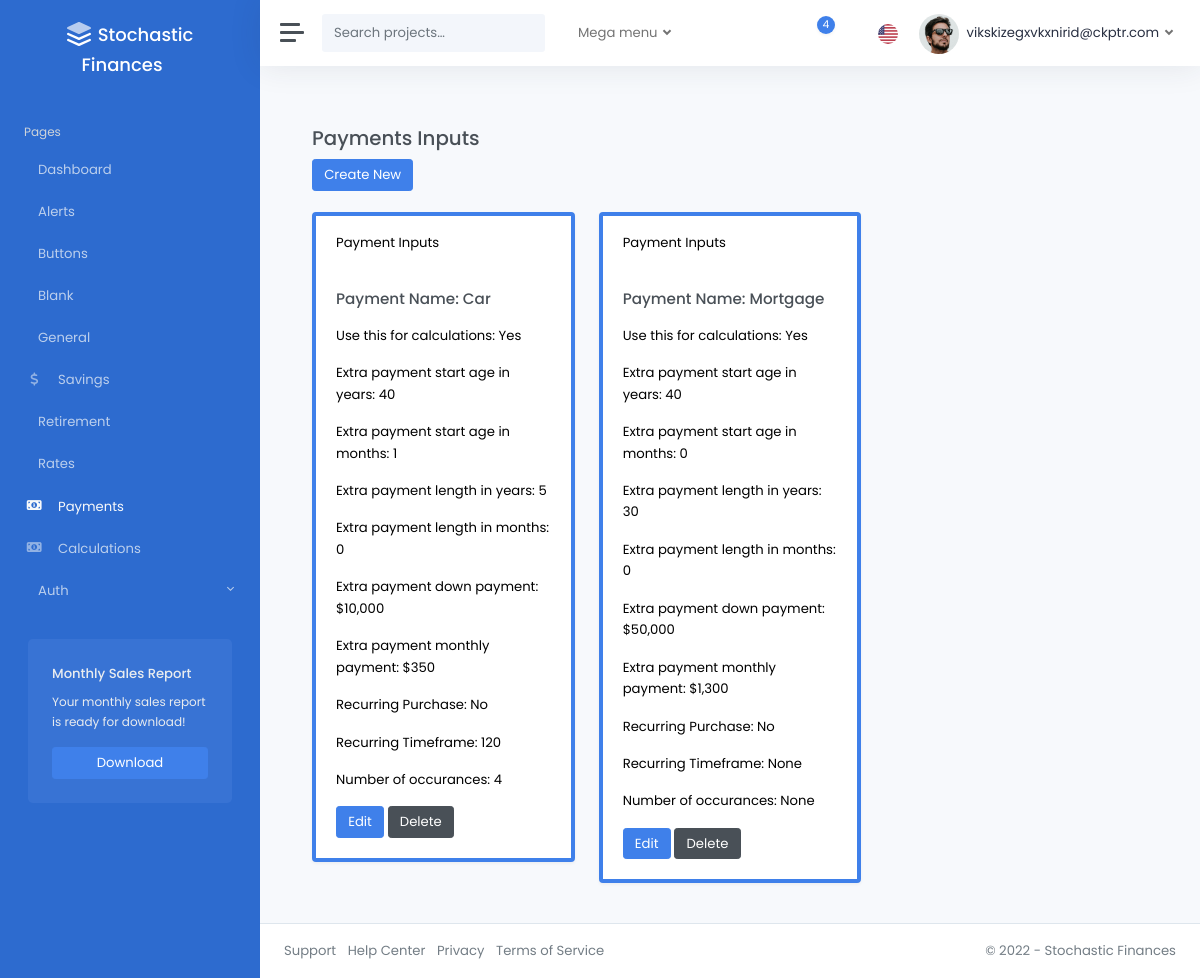
Screenshot of /payments/ (signed in) with the database file from the repository.
### accounts/models.py (models this page shows, shortened)
class CustomUser(AbstractUser):
    pass

### pages/models.py (models this page shows)
class PaymentsInputsModel(models.Model):
    is_active = models.BooleanField(default=False)
    pmt_name = models.CharField(max_length=100, null=True, blank=True)
    pmt_start_age_yrs = models.IntegerField(
        null=True, blank=True, validators=[validate_pmt_start_age_yrs]
    )
    pmt_start_age_mos = models.IntegerField(
        null=True, blank=True, validators=[validate_range_age_mos]
    )
    pmt_length_yrs = models.IntegerField(
        null=True, blank=True, validators=[validate_pmt_length_yrs]
    )
    pmt_length_mos = models.IntegerField(
        null=True, blank=True, validators=[validate_range_age_mos]
    )
    down_pmt = models.FloatField(
        null=True, blank=True, validators=[validate_down_pmt, decimal_validator]
    )
    reg_pmt_amt = models.FloatField(
        null=True, blank=True, validators=[validate_reg_pmt_amt, decimal_validator]
    )
    pmt_freq_mos = models.IntegerField(
        null=True, blank=True, validators=[validate_positive_int]
    )
    recurring_purchase = models.BooleanField(default=False)
    recurring_timeframe = models.IntegerField(
        null=True, blank=True, validators=[validate_positive_int]
    )
    recurring_length = models.IntegerField(
        null=True, blank=True, validators=[validate_non_negative_int]
    )
    created_by = models.ForeignKey(
        CustomUser,
        related_name="payments_inputs",
        on_delete=models.CASCADE,
        null=True,
        blank=True,
    )
    modified_at = models.DateTimeField(auto_now=True)
    class Meta:
        verbose_name_plural = "Payments_Inputs"

### pages/views.py (the view)
@login_required
def payments_inputs_dashboard(request):
    payments_inputs_models = PaymentsInputsModel.objects.filter(created_by=request.user)
    return render(
        request,
        "pages/payments_inputs.html",
        {"payments_inputs": payments_inputs_models},
    )

### templates/pages/payments_inputs.html (shortened to what this page needs)
{% extends 'layouts/_base.html' %}
{% load static %}
{% block content %}
<div class="container">
    <br />
    <h3>Payments Inputs</h3>
    <div>
        <a href="{% url 'payments_inputs_create'%}" class="btn btn-primary">Create New</a>
    </div>
<br />
<div class="row">
    {% for item in payments_inputs %}
        <div class="col-md-4">
            <div class="card shadow {% if item.is_active %}border-primary{% else %}border-dark{% endif %} mb-3 text-black" style="border-width: {% if item.is_active %}4px{% else %}3px{% endif %};">
                <div class="card-header">Payment Inputs</div>
                <div class="card-body">
                    <h4 class="card-title mb-3 fw-bold">Payment Name: {{ item.pmt_name|title }}</h4>
                    <p class="card-text">Use this for calculations: {{ item.is_active|yesno|title }}</p>
                    <p class="card-text">Extra payment start age in years: {{ item.pmt_start_age_yrs }}</p>
                    <p class="card-text">Extra payment start age in months: {{ item.pmt_start_age_mos}}</p>
                    <p class="card-text">Extra payment length in years: {{ item.pmt_length_yrs}}</p>
                    <p class="card-text">Extra payment length in months: {{ item.pmt_length_mos }}</p>
                    <p class="card-text">Extra payment down payment: ${{ item.down_pmt|floatformat:"0g" }}</p>
                    <p class="card-text">Extra payment monthly payment: ${{ item.reg_pmt_amt|floatformat:"0g" }}</p>
                    <p class="card-text">Recurring Purchase: {{ item.recurring_purchase|yesno|title }}</p>
                    <p class="card-text">Recurring Timeframe: {{item.recurring_timeframe }}</p>
                    <p class="card-text">Number of occurances: {{item.recurring_length }}</p>
                    <a href="{% url 'payments_inputs_edit' item.id %}" class="btn btn-primary">Edit</a>
                    <a href="{% url 'payments_inputs_delete' item.id %}" class="btn btn-secondary">Delete</a>
                  </div>
                </div>
              </div>
            {% endfor %}
</div>
</div>
{% endblock %}

### templates/layouts/includes/navbar.html (shortened to what this page needs)
{% load static %}
<nav class="navbar navbar-expand navbar-light navbar-bg">
  <a class="sidebar-toggle">
    <i class="hamburger align-self-center"></i>
  </a>
  <form class="d-none d-sm-inline-block">
    <div class="input-group input-group-navbar">
      <input type="text" class="form-control" placeholder="Search projects…" aria-label="Search">
      <button class="btn" type="button">
      </button>
    </div>
  </form>
  <ul class="navbar-nav">
    <li class="nav-item px-2 dropdown">
      <a class="nav-link dropdown-toggle" href="#" id="servicesDropdown" role="button" data-bs-toggle="dropdown" aria-haspopup="true" aria-expanded="false">
        Mega menu
      </a>
    </li>
  </ul>
  <div class="navbar-collapse collapse">
    <ul class="navbar-nav navbar-align">
      <li class="nav-item dropdown">
        <a class="nav-icon dropdown-toggle" href="#" id="messagesDropdown" data-bs-toggle="dropdown">
          <div class="position-relative">
            <span class="indicator">4</span>
          </div>
        </a>
      </li>
      <li class="nav-item dropdown">
        <a class="nav-icon dropdown-toggle" href="#" id="alertsDropdown" data-bs-toggle="dropdown">
        </a>
      </li>
      <li class="nav-item dropdown">
        <a class="nav-flag dropdown-toggle" href="#" id="languageDropdown" data-bs-toggle="dropdown">
          <img src="{% static 'img/flags/us.png' %}" alt="English" />
        </a>
      </li>
      {% if user.is_authenticated %}
        <li class="nav-item dropdown">
          <a class="nav-link dropdown-toggle d-none d-sm-inline-block" href="#" data-bs-toggle="dropdown">
            <img src="{% static 'img/avatars/avatar.jpg' %}" class="avatar img-fluid rounded-circle me-1" alt="{{ user.email }}" /> <span class="text-dark">{{ user.email }}</span>
          </a>
        </li>
      {% else %}
        <li class="nav-item">
          <a class="nav-link" href="{% url 'account_login' %}">Sign In <i class="ml-2" data-feather="log-in"></i></a>
        </li>
      {% endif %}
    </ul>
  </div>
</nav>

### rows the page displays
CustomUser: email "vikskizegxvkxnirid@ckptr.com"
PaymentsInputsModel: pmt_name "Car", is_active "Yes", pmt_start_age_yrs "40", pmt_start_age_mos "1", pmt_length_yrs "5", pmt_length_mos "0", down_pmt "10,000", reg_pmt_amt "350", recurring_purchase "No", recurring_timeframe "120", recurring_length "4"
PaymentsInputsModel: pmt_name "Mortgage", is_active "Yes", pmt_start_age_yrs "40", pmt_start_age_mos "0", pmt_length_yrs "30", pmt_length_mos "0", down_pmt "50,000", reg_pmt_amt "1,300", recurring_purchase "No", recurring_timeframe "None", recurring_length "None"
